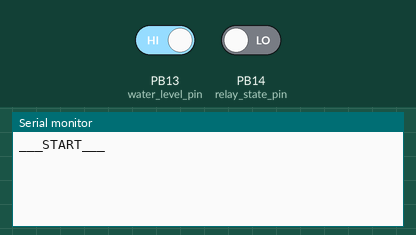
Simulated run of this sketch. Board: STM32 Blue Pill. Shown: the last lines printed to the serial monitor. The test bench sets the inputs (shaded band); at power-on: PB13 (water_level_pin) HIGH, PB14 (relay_state_pin) LOW.

Above: at 1.2 s.
1.3 s: PB13 (water_level_pin) driven LOW
At 2.2 s:
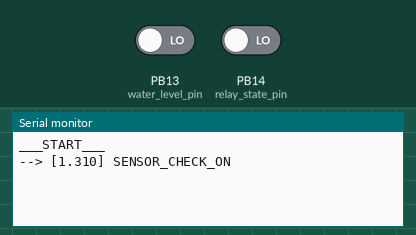
4.3 s: PB14 (relay_state_pin) driven HIGH
At 5.4 s:
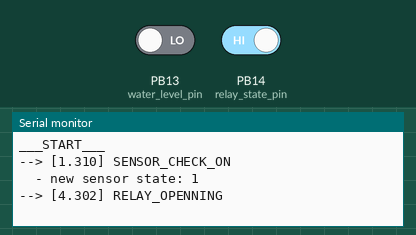
5.8 s: PB13 (water_level_pin) driven HIGH
At 6.6 s:
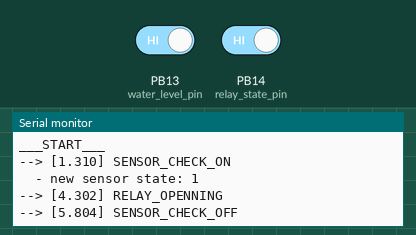
7.3 s: PB14 (relay_state_pin) driven LOW
At 9.5 s:
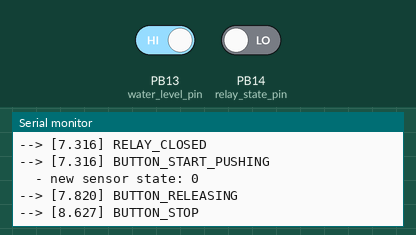

Measured:
- after the input at 1.3 s, the serial monitor: prints a new line at once (image 1)
- after the input at 4.3 s, the serial monitor: prints a new line at once (image 2)
- after the input at 5.8 s, the serial monitor: prints a new line at once (image 3)
- after the input at 7.3 s, the serial monitor: prints a new line at once (image 4)

The sketch:

water_level.ino
```cpp
//#include <Arduino.h>
#include <stdio.h>
#include <cstdarg>


// if defined, use button as capacity level sensor
#ifndef SENSOR_BUTTON
// #define SENSOR_BUTTON
#endif

// STM32 configuration
const int water_level_pin = PB13;
const int relay_state_pin = PB14;
const int trigger_pin = PB12;

// ESP8266 configuration
// const int water_level_pin = 4;
// const int relay_state_pin = 14;
// const int trigger_pin = 5;

const unsigned long water_level_bounce_time = 2000;
const unsigned long wait_until_relay_opened_time_max = 10000;
const unsigned long wait_until_relay_opened_time_min = 7000;
const unsigned long trigger_push_time = 500;
const unsigned long delay_before_button_and_relay = 800;

char b[1024];

void log(const char *format, ...)
{
  String t = String((double)millis()/1000, 3);
  snprintf(b, 1024, "--> [%s] ", t.c_str());
  Serial.print(b);
  va_list argptr;
  va_start(argptr, format);
  snprintf(b, 1024, format, argptr);
  Serial.print(b);
  va_end(argptr);
  Serial.println();
}

enum RelayState
{
  RELAY_CLOSED,
  RELAY_OPENED,
  RELAY_OPENNING,
  RELAY_CLOSING,
  RELAY_INTERRUPTED_OPENNING,
  RELAY_INTERRUPTED_CLOSING,
  RELAY_CLOSED_WAIT_EXTRA_ROTATION,
  RELAY_OPENED_WAIT_EXTRA_ROTATION,
};

enum ButtonState
{
  BUTTON_STOP,
  BUTTON_START_PUSHING,
  BUTTON_PUSHING,
  BUTTON_RELEASING,
};

enum SensorState
{
  SENSOR_OFF,
  SENSOR_ON,
  SENSOR_CHECK_OFF,
  SENSOR_CHECK_ON,
};

class RelayController
{
private:
  uint32_t last_button_time = 0;
  uint32_t last_sensor_time = 0;
  uint32_t last_relay_time = 0;
  uint32_t prev_relay_time = 0;
  RelayState relay_state = RELAY_CLOSED;
  SensorState sensor_state = SENSOR_OFF;
  ButtonState button_state = BUTTON_STOP;
  uint32_t interrupted_wait_time = 0;
  bool required_extra_rotation = false;

public:
  bool prev_relay_state = false;
  bool prev_sensor_state = false;

public:
  RelayController() {};
  void loop(bool relay_state, bool water_level_state);
};

void RelayController::loop(bool new_relay_state, bool new_sensor_state)
{
  uint32_t cur_time = millis();
  switch (relay_state)
  {
  case RELAY_CLOSED:
    if (new_relay_state != prev_relay_state)
    {
      if (new_relay_state)
      {
        relay_state = RELAY_OPENNING;
        log("RELAY_OPENNING");
        last_relay_time = cur_time;
      }
    }
    break;
  case RELAY_OPENED:
    if (new_relay_state != prev_relay_state)
    {
      if (!new_relay_state)
      {
        relay_state = RELAY_CLOSING;
        log("RELAY_CLOSING");
        last_relay_time = cur_time;
      }
    }
    if (sensor_state == SENSOR_ON && button_state == BUTTON_STOP)
    {
      button_state = BUTTON_START_PUSHING;
    }
    break;
  case RELAY_OPENNING:
    if (cur_time - last_relay_time >= wait_until_relay_opened_time_max - interrupted_wait_time)
    {
      relay_state = required_extra_rotation ? RELAY_OPENED_WAIT_EXTRA_ROTATION : RELAY_OPENED;
      last_relay_time = cur_time;
      log("RELAY_OPENED");
      if (interrupted_wait_time) {
        snprintf(b, 1024, "- short time %d\n", (int)(wait_until_relay_opened_time_max - interrupted_wait_time));
        Serial.print(b);
      }
      interrupted_wait_time = 0;
    }
    else if (new_relay_state != prev_relay_state)
    {
      interrupted_wait_time = cur_time - last_relay_time;
      relay_state = RELAY_INTERRUPTED_OPENNING;
      log("RELAY_INTERRUPTED_OPENNING");
      last_relay_time = cur_time;
    }
    break;
  case RELAY_CLOSING:
    if (cur_time - last_relay_time >= wait_until_relay_opened_time_max - interrupted_wait_time)
    {
      relay_state = required_extra_rotation ? RELAY_CLOSED_WAIT_EXTRA_ROTATION : RELAY_CLOSED;
      last_relay_time = cur_time;
      log("RELAY_CLOSED");
      if (interrupted_wait_time) {
        snprintf(b, 1024, "- short time %d\n", (int)(wait_until_relay_opened_time_max - interrupted_wait_time));
        Serial.print(b);
      }
      interrupted_wait_time = 0;
    }
    else if (new_relay_state != prev_relay_state)
    {
      interrupted_wait_time = cur_time - last_relay_time;
      last_relay_time = cur_time;
      relay_state = RELAY_INTERRUPTED_CLOSING;
      log("RELAY_INTERRUPTED_CLOSING");
    }
    break;
  case RELAY_INTERRUPTED_OPENNING:
    if (button_state == BUTTON_STOP)
    {
      button_state = BUTTON_START_PUSHING;
      relay_state = RELAY_CLOSED;
      log("RELAY_CLOSED");
      last_relay_time = cur_time;
      required_extra_rotation = true;
    }
    break;
  case RELAY_INTERRUPTED_CLOSING:
    if (button_state == BUTTON_STOP)
    {
      button_state = BUTTON_START_PUSHING;
      relay_state = RELAY_OPENED;
      log("RELAY_OPENED");
      last_relay_time = cur_time;
      required_extra_rotation = true;
    }
    break;
  case RELAY_CLOSED_WAIT_EXTRA_ROTATION:
    required_extra_rotation = false;
    // keep valve closed
    if (sensor_state == SENSOR_ON) {
      relay_state = RELAY_CLOSED;
    }
    else if (button_state == BUTTON_STOP)
    {
      button_state = BUTTON_START_PUSHING;
      relay_state = RELAY_CLOSED;
    }
    break;
  case RELAY_OPENED_WAIT_EXTRA_ROTATION:
    required_extra_rotation = false;
    if (button_state == BUTTON_STOP)
    {
      button_state = BUTTON_START_PUSHING;
      relay_state = RELAY_OPENED;
    }
    break;
  default:
    break;
  }

  switch (sensor_state)
  {
  case SENSOR_OFF:
    if (new_sensor_state)
    {
      sensor_state = SENSOR_CHECK_ON;
      log("SENSOR_CHECK_ON");
      last_sensor_time = cur_time;
    }
    break;
  case SENSOR_ON:
    if (!new_sensor_state)
    {
      sensor_state = SENSOR_CHECK_OFF;
      log("SENSOR_CHECK_OFF");
      last_sensor_time = cur_time;
    }
    // close valve if it is open
    if (relay_state == RELAY_OPENED && button_state == BUTTON_STOP)
    {
      button_state = BUTTON_START_PUSHING;
    }
    break;
  case SENSOR_CHECK_OFF:
    if (cur_time - last_sensor_time >= water_level_bounce_time)
    {
      sensor_state = new_sensor_state ? SENSOR_ON : SENSOR_OFF;
      snprintf(b, 1024, "  - new sensor state: %d\n", new_sensor_state);
      Serial.print(b);
      last_sensor_time = cur_time;
    }
    break;
  case SENSOR_CHECK_ON:
    if (cur_time - last_sensor_time >= water_level_bounce_time)
    {
      sensor_state = new_sensor_state ? SENSOR_ON : SENSOR_OFF;
      snprintf(b, 1024, "  - new sensor state: %d\n", new_sensor_state);
      Serial.print(b);
      last_sensor_time = cur_time;
    }
    break;
  default:
    break;
  }

  switch (button_state)
  {
  case BUTTON_STOP:
    digitalWrite(trigger_pin, HIGH);
    break;
  case BUTTON_START_PUSHING:
    last_button_time = cur_time;
    button_state = BUTTON_PUSHING;
    log("BUTTON_START_PUSHING");
    break;
  case BUTTON_PUSHING:
    digitalWrite(trigger_pin, LOW);
    if (cur_time - last_button_time >= trigger_push_time)
    {
      log("BUTTON_RELEASING");
      button_state = BUTTON_RELEASING;
      last_button_time = cur_time;
    }
    break;
  case BUTTON_RELEASING:
    digitalWrite(trigger_pin, HIGH);
    if (cur_time - last_button_time >= delay_before_button_and_relay)
    {
      log("BUTTON_STOP");
      button_state = BUTTON_STOP;
      last_button_time = cur_time;
    }
    break;
  default:
    break;
  }

  prev_relay_state = new_relay_state;
  prev_sensor_state = new_sensor_state;
}

RelayController controller = RelayController();


#ifdef SENSOR_BUTTON
#define get_sensor() digitalRead(water_level_pin)
#else
#define get_sensor() !digitalRead(water_level_pin)
#endif


void setup()
{
  // Serial.setDebugOutput(true);
  Serial.begin(115200);
  Serial.println("___START___");

  pinMode(trigger_pin, OUTPUT);
  digitalWrite(trigger_pin, 1);

  pinMode(relay_state_pin, INPUT);
#ifdef SENSOR_BUTTON
  pinMode(water_level_pin, INPUT_PULLDOWN);
#else
  pinMode(water_level_pin, INPUT_PULLUP);
#endif


  controller.prev_relay_state = digitalRead(relay_state_pin);
  controller.prev_sensor_state = get_sensor();
}

void loop()
{
  controller.loop(digitalRead(relay_state_pin), get_sensor());
  delay(10);
}
```
